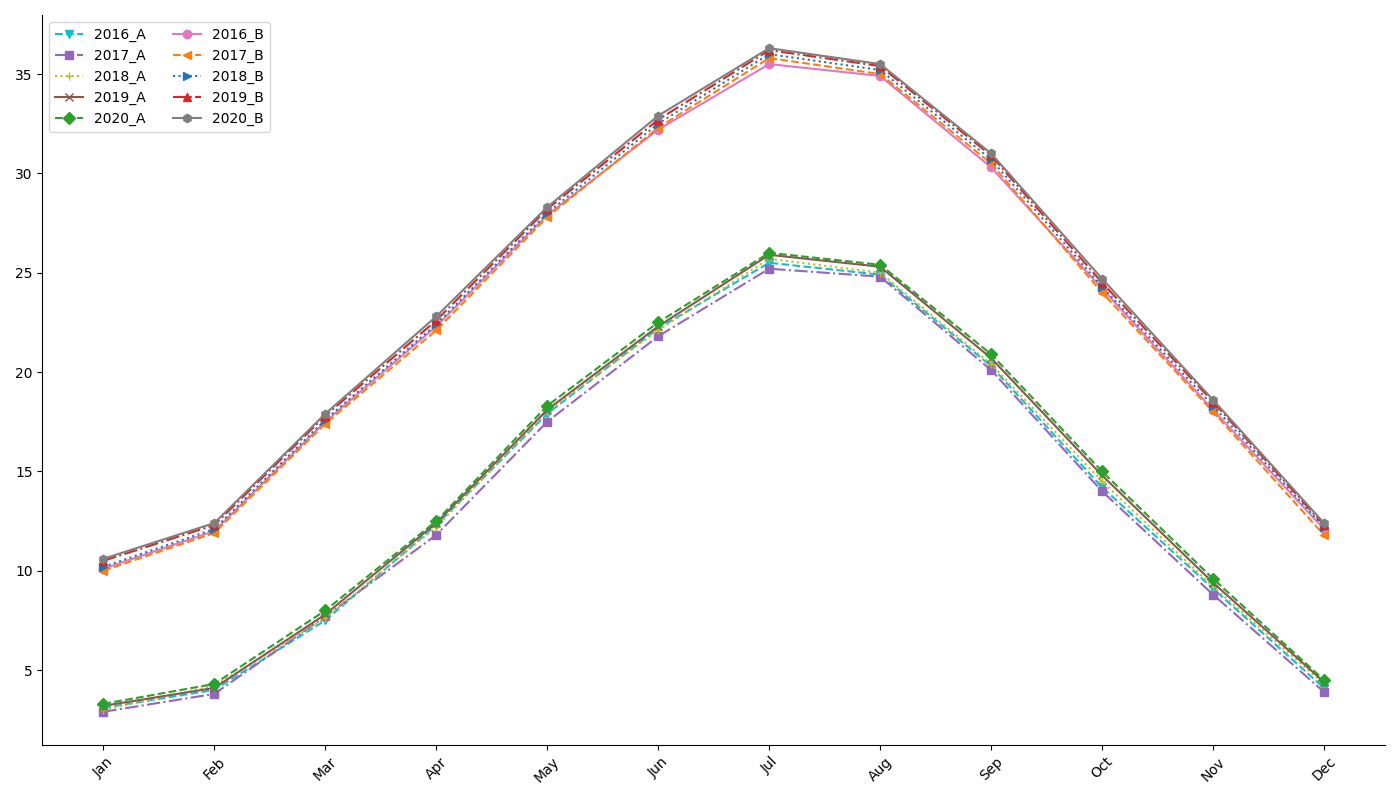

The Python source for this figure:
import matplotlib.pyplot as plt
import numpy as np

months = np.array(['Jan', 'Feb', 'Mar', 'Apr', 'May', 'Jun', 'Jul', 'Aug', 'Sep', 'Oct', 'Nov', 'Dec'])

city_a_2016 = np.array([3.1, 4.0, 7.5, 12.3, 17.9, 22.2, 25.5, 24.9, 20.3, 14.2, 9.1, 4.1])
city_a_2017 = np.array([2.9, 3.8, 7.7, 11.8, 17.5, 21.8, 25.2, 24.8, 20.1, 14.0, 8.8, 3.9])
city_a_2018 = np.array([3.0, 4.2, 7.6, 12.2, 18.0, 22.1, 25.7, 25.0, 20.4, 14.5, 9.2, 4.3])
city_a_2019 = np.array([3.2, 4.1, 7.8, 12.4, 18.1, 22.3, 25.9, 25.3, 20.7, 14.8, 9.4, 4.4])
city_a_2020 = np.array([3.3, 4.3, 8.0, 12.5, 18.3, 22.5, 26.0, 25.4, 20.9, 15.0, 9.6, 4.5])

city_b_2016 = np.array([10.1, 12.0, 17.5, 22.3, 27.9, 32.2, 35.5, 34.9, 30.3, 24.2, 18.1, 12.1])
city_b_2017 = np.array([10.0, 11.9, 17.4, 22.1, 27.8, 32.3, 35.8, 35.0, 30.5, 24.0, 18.0, 11.8])
city_b_2018 = np.array([10.2, 12.1, 17.6, 22.4, 28.0, 32.5, 36.0, 35.2, 30.7, 24.3, 18.3, 12.2])
city_b_2019 = np.array([10.5, 12.3, 17.8, 22.6, 28.2, 32.7, 36.2, 35.4, 30.9, 24.5, 18.5, 12.3])
city_b_2020 = np.array([10.6, 12.4, 17.9, 22.8, 28.3, 32.9, 36.3, 35.5, 31.0, 24.7, 18.6, 12.4])

plt.figure(figsize=(14, 8))

plt.plot(months, city_a_2016, marker='v', color='#17becf', linestyle='--')
plt.plot(months, city_a_2017, marker='s', color='#9467bd', linestyle='-.')
plt.plot(months, city_a_2018, marker='+', color='#bcbd22', linestyle=':')
plt.plot(months, city_a_2019, marker='x', color='#8c564b', linestyle='-')
plt.plot(months, city_a_2020, marker='D', color='#2ca02c', linestyle='--')

plt.plot(months, city_b_2016, marker='o', linestyle='-', color='#e377c2')
plt.plot(months, city_b_2017, marker='<', linestyle='--', color='#ff7f0e')
plt.plot(months, city_b_2018, marker='>', linestyle=':', color='#1f77b4')
plt.plot(months, city_b_2019, marker='^', linestyle='-.', color='#d62728')
plt.plot(months, city_b_2020, marker='h', linestyle='-', color='#7f7f7f')

plt.xticks(rotation=45)
plt.grid(False) # Removed grid for stylistic variation

plt.gca().spines['top'].set_visible(False) # Modified to create more visual interest by hiding the top border
plt.gca().spines['right'].set_visible(False) # Similarly hiding the right border

plt.tight_layout()
plt.legend(['2016_A', '2017_A', '2018_A', '2019_A', '2020_A', '2016_B', '2017_B', '2018_B', '2019_B', '2020_B'], loc='upper left', ncol=2)

plt.show()
